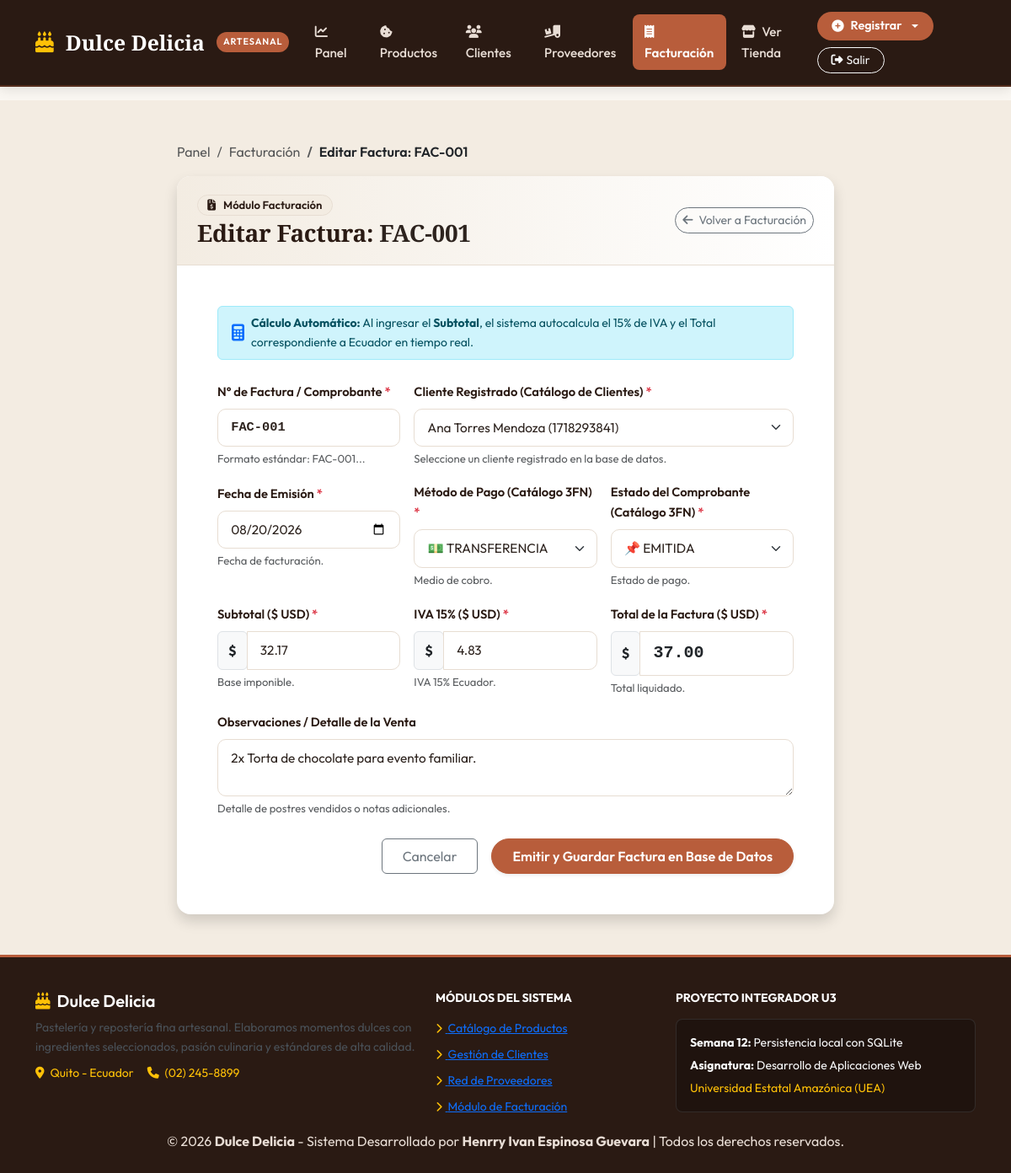
The page /facturacion/editar/1 (signed in) on the database its author committed.
### tables this page shows
CREATE TABLE facturas (
            id_factura INTEGER PRIMARY KEY AUTOINCREMENT,
            numero TEXT NOT NULL UNIQUE,
            id_cliente INTEGER NOT NULL REFERENCES clientes(id_cliente),
            id_metodo_pago INTEGER NOT NULL REFERENCES metodos_pago(id_metodo_pago),
            id_estado_factura INTEGER NOT NULL REFERENCES estados_factura(id_estado_factura),
            fecha_emision TEXT NOT NULL DEFAULT (datetime('now', 'localtime')),
            subtotal REAL NOT NULL DEFAULT 0 CHECK (subtotal >= 0),
            iva REAL NOT NULL DEFAULT 0 CHECK (iva >= 0),
            total REAL NOT NULL DEFAULT 0 CHECK (total >= 0),
            observaciones TEXT
        );

### app.py (the view, shortened to what this page needs)
@app.route('/facturacion/editar/<int:id>', methods=['GET', 'POST'])
@login_requerido
def editar_factura(id):
    conn = obtener_conexion()
    cursor = conn.cursor()
    cursor.execute("SELECT * FROM facturas WHERE id_factura = ?", (id,))
    factura = cursor.fetchone()
    conn.close()
    if not factura:
        flash('La factura solicitada no existe.', 'warning')
        return redirect(url_for('facturacion'))
    form = FacturacionForm()
    sincronizar_opciones_factura(form)
    if request.method == 'GET':
        form.numero.data = factura['numero']
        form.id_cliente.data = factura['id_cliente']
        try:
            form.fecha_emision.data = datetime.strptime(factura['fecha_emision'][:10], '%Y-%m-%d').date()
        except Exception:
            form.fecha_emision.data = date.today()
        form.id_metodo_pago.data = factura['id_metodo_pago']
        form.id_estado_factura.data = factura['id_estado_factura']
        form.subtotal.data = factura['subtotal']
        form.iva.data = factura['iva']
        form.total.data = factura['total']
        form.observaciones.data = factura['observaciones']
    return render_template("formulario_facturacion.html", form=form, modo="edicion", factura=factura)

### app.py (called while the page is built)
def obtener_conexion():
    conn = sqlite3.connect(DB_PATH)
    conn.row_factory = sqlite3.Row
    conn.execute("PRAGMA foreign_keys = ON;")
    return conn

def sincronizar_opciones_factura(form):
    conn = obtener_conexion()
    cursor = conn.cursor()
    cursor.execute("SELECT id_cliente, nombre || ' (' || COALESCE(cedula_ruc, 'S/N') || ')' AS etiqueta FROM clientes ORDER BY nombre ASC")
    form.id_cliente.choices = [(row['id_cliente'], row['etiqueta']) for row in cursor.fetchall()]
    cursor.execute("SELECT id_metodo_pago, nombre FROM metodos_pago WHERE activo = 1 ORDER BY id_metodo_pago ASC")
    form.id_metodo_pago.choices = [(row['id_metodo_pago'], f"💵 {row['nombre']}") for row in cursor.fetchall()]
    cursor.execute("SELECT id_estado_factura, nombre FROM estados_factura ORDER BY id_estado_factura ASC")
    form.id_estado_factura.choices = [(row['id_estado_factura'], f"📌 {row['nombre']}") for row in cursor.fetchall()]
    conn.close()

def login_requerido(f):
    @wraps(f)
    def decorada(*args, **kwargs):
        if not session.get('usuario'):
            flash('Debe iniciar sesión para acceder al sistema administrativo.', 'warning')
            return redirect(url_for('login'))
        return f(*args, **kwargs)
    return decorada

### templates/formulario_facturacion.html (shortened to what this page needs)
{% extends "base.html" %}
{% block content %}
<section class="py-5" style="background-color: var(--c-crema); min-height: 85vh;">
  <div class="container">
    <div class="form-card-container">
      <nav aria-label="breadcrumb" class="mb-3">
        <ol class="breadcrumb small">
          <li class="breadcrumb-item"><a href="{{ url_for('panel') }}" class="text-decoration-none text-muted">Panel</a></li>
          <li class="breadcrumb-item"><a href="{{ url_for('facturacion') }}" class="text-decoration-none text-muted">Facturación</a></li>
          <li class="breadcrumb-item active text-dark fw-semibold" aria-current="page">
            {% if modo == 'edicion' %}Editar Factura: {{ factura.numero }}{% else %}Nueva Factura{% endif %}
          </li>
        </ol>
      </nav>
      <div class="card card-artesanal border-0 shadow">
        <div class="card-header-artesanal d-flex justify-content-between align-items-center flex-wrap gap-2">
          <div>
            <span class="badge badge-artesanal badge-moka mb-1 fw-semibold">
              <i class="fa-solid fa-file-invoice-dollar me-1"></i> Módulo Facturación
            </span>
            <h1 class="h3 mb-0 fw-bold text-dark">
              {% if modo == 'edicion' %}
                Editar Factura: <span class="text-caramelo">{{ factura.numero }}</span>
              {% else %}
                Emitir Nuevo Comprobante de Venta
              {% endif %}
            </h1>
          </div>
          <a href="{{ url_for('facturacion') }}" class="btn btn-sm btn-outline-secondary rounded-pill">
            <i class="fa-solid fa-arrow-left me-1"></i> Volver a Facturación
          </a>
        </div>
        <div class="card-body p-4 p-md-5">
          <div class="alert alert-info py-2 px-3 small d-flex align-items-center gap-2 mb-4" role="alert">
            <i class="fa-solid fa-calculator fs-5 text-primary"></i>
            <span><strong>Cálculo Automático:</strong> Al ingresar el <strong>Subtotal</strong>, el sistema autocalcula el 15% de IVA y el Total correspondiente a Ecuador en tiempo real.</span>
          </div>
          <form method="POST" novalidate>
            <div class="row g-3">
              <div class="col-md-4">
                <label for="{{ form.numero.id }}" class="form-label">
                  {{ form.numero.label.text }} <span class="text-danger">*</span>
                </label>
                {{ form.numero(class="form-control font-monospace fw-bold" + (" is-invalid" if form.numero.errors else "")) }}
                <div class="form-help-text text-muted small">Formato estándar: FAC-001...</div>
              </div>
              <div class="col-md-8">
                <label for="{{ form.id_cliente.id }}" class="form-label">
                  {{ form.id_cliente.label.text }} <span class="text-danger">*</span>
                </label>
                {{ form.id_cliente(class="form-select" + (" is-invalid" if form.id_cliente.errors else "")) }}
                <div class="form-help-text text-muted small">Seleccione un cliente registrado en la base de datos.</div>
              </div>
              <div class="col-md-4">
                <label for="{{ form.fecha_emision.id }}" class="form-label">
                  {{ form.fecha_emision.label.text }} <span class="text-danger">*</span>
                </label>
                {{ form.fecha_emision(class="form-control" + (" is-invalid" if form.fecha_emision.errors else "")) }}
                <div class="form-help-text text-muted small">Fecha de facturación.</div>
              </div>
              <div class="col-md-4">
                <label for="{{ form.id_metodo_pago.id }}" class="form-label">
                  {{ form.id_metodo_pago.label.text }} <span class="text-danger">*</span>
                </label>
                {{ form.id_metodo_pago(class="form-select" + (" is-invalid" if form.id_metodo_pago.errors else "")) }}
                <div class="form-help-text text-muted small">Medio de cobro.</div>
              </div>
              <div class="col-md-4">
                <label for="{{ form.id_estado_factura.id }}" class="form-label">
                  {{ form.id_estado_factura.label.text }} <span class="text-danger">*</span>
                </label>
                {{ form.id_estado_factura(class="form-select" + (" is-invalid" if form.id_estado_factura.errors else "")) }}
                <div class="form-help-text text-muted small">Estado de pago.</div>
              </div>
              <div class="col-md-4">
                <label for="{{ form.subtotal.id }}" class="form-label">
                  {{ form.subtotal.label.text }} <span class="text-danger">*</span>
                </label>
                <div class="input-group has-validation">
                  <span class="input-group-text bg-light text-dark fw-bold">$</span>
                  {{ form.subtotal(class="form-control" + (" is-invalid" if form.subtotal.errors else ""), id="subtotal_input") }}
                </div>
                <div class="form-help-text text-muted small">Base imponible.</div>
              </div>
              <div class="col-md-4">
                <label for="{{ form.iva.id }}" class="form-label">
                  {{ form.iva.label.text }} <span class="text-danger">*</span>
                </label>
                <div class="input-group has-validation">
                  <span class="input-group-text bg-light text-dark fw-bold">$</span>
                  {{ form.iva(class="form-control" + (" is-invalid" if form.iva.errors else ""), id="iva_input") }}
                </div>
                <div class="form-help-text text-muted small">IVA 15% Ecuador.</div>
              </div>
              <div class="col-md-4">
                <label for="{{ form.total.id }}" class="form-label">
                  {{ form.total.label.text }} <span class="text-danger">*</span>
                </label>
                <div class="input-group has-validation">
                  <span class="input-group-text bg-light text-dark fw-bold">$</span>
                  {{ form.total(class="form-control font-monospace fw-bold fs-5 text-dark" + (" is-invalid" if form.total.errors else ""), id="total_input") }}
                </div>
                <div class="form-help-text text-muted small">Total liquidado.</div>
              </div>
              <div class="col-12">
                <label for="{{ form.observaciones.id }}" class="form-label">
                  {{ form.observaciones.label.text }}
                </label>
                {{ form.observaciones(class="form-control" + (" is-invalid" if form.observaciones.errors else "")) }}
                <div class="form-help-text text-muted small">Detalle de postres vendidos o notas adicionales.</div>
              </div>
              <div class="col-12 mt-4 d-flex gap-3 justify-content-end align-items-center">
                <a href="{{ url_for('facturacion') }}" class="btn btn-outline-secondary px-4 py-2">
                  Cancelar
                </a>
                {{ form.submit() }}
              </div>
            </div>
          </form>
        </div>
      </div>
    </div>
  </div>
</section>
{% endblock %}

### static/css/style.css (style rules this page uses)
:root { --c-moka: #2A1A13; --c-moka-soft: #3D261C; --c-caramelo: #B85D3B; --c-caramelo-hover: #9E4B2C; --c-caramelo-light: #FBF0EB; --c-miel: #D97706; --c-miel-light: #FEF3C7; --c-vainilla: #FAF7F2; --c-crema: #F3ECE2; --c-card-bg: #FFFFFF; --c-borde: #E7DDD2; --c-texto: #2D231E; --c-texto-mutado: #7A6A60; --c-exito: #206E43; --c-exito-bg: #E8F6ED; --c-alerta: #A15C07; --c-alerta-bg: #FEF7EA; --c-peligro: #9B2226; --c-peligro-bg: #FDE8E8; --c-info: #1D5E8C; --c-info-bg: #EBF4FA; --sombra-suave: 0 4px 20px rgba(42, 26, 19, 0.06); --sombra-hover: 0 10px 30px rgba(42, 26, 19, 0.12); --radio-suave: 16px; }
body { margin: 0; font-family: 'Outfit', -apple-system, BlinkMacSystemFont, 'Segoe UI', Roboto, sans-serif; background-color: var(--c-vainilla); color: var(--c-texto); line-height: 1.65; -webkit-font-smoothing: antialiased; }
h1, h2, h3, .font-serif { font-family: 'Playfair Display', Georgia, serif; color: var(--c-moka); font-weight: 700; letter-spacing: -0.01em; }
.btn-verde, .btn-caramelo { background-color: var(--c-caramelo); color: #FFFFFF; font-weight: 600; border-radius: 50px; padding: 0.65rem 1.6rem; border: 1px solid var(--c-caramelo); transition: all 0.25s ease; display: inline-flex; align-items: center; justify-content: center; gap: 8px; text-decoration: none; }
.card, .card-artesanal { background: var(--c-card-bg); border: 1px solid var(--c-borde); border-radius: var(--radio-suave); box-shadow: var(--sombra-suave); transition: transform 0.3s ease, box-shadow 0.3s ease; overflow: hidden; }
.card-header-artesanal { background: linear-gradient(to right, var(--c-crema), #FFFFFF); border-bottom: 1px solid var(--c-borde); padding: 1.25rem 1.5rem; color: var(--c-moka) !important; }
.card-header-artesanal h1, .card-header-artesanal h2, .card-header-artesanal h3, .card-header-artesanal h4, .card-header-artesanal h5, .card-header-artesanal h6 { color: var(--c-moka) !important; font-weight: 700; }
.card-header-artesanal p, .card-header-artesanal span:not(.badge), .card-header-artesanal small { color: var(--c-texto) !important; }
.form-card-container { max-width: 780px; margin: 0 auto; }
.form-label { font-weight: 600; font-size: 0.92rem; color: var(--c-moka); margin-bottom: 0.45rem; }
.form-control, .form-select { border: 1.5px solid var(--c-borde); border-radius: 10px; padding: 0.65rem 0.95rem; font-size: 0.96rem; color: var(--c-texto); background-color: #FFFFFF; transition: all 0.2s ease; }
.form-help-text { font-size: 0.82rem; color: var(--c-texto-mutado); margin-top: 0.25rem; }
.badge-artesanal { padding: 0.4em 0.85em; font-size: 0.82rem; font-weight: 600; border-radius: 30px; display: inline-flex; align-items: center; gap: 5px; }
.badge-moka { background-color: var(--c-crema); color: var(--c-moka); border: 1px solid var(--c-borde); }

### rows shown on the page
facturas: numero "FAC-001", id_cliente "Ana Torres Mendoza (1718293841)", fecha_emision "08/20/2026", id_metodo_pago "💵 TRANSFERENCIA", id_estado_factura "📌 EMITIDA", subtotal "32.17", iva "4.83", total "37.00", observaciones "2x Torta de chocolate para evento familiar."
